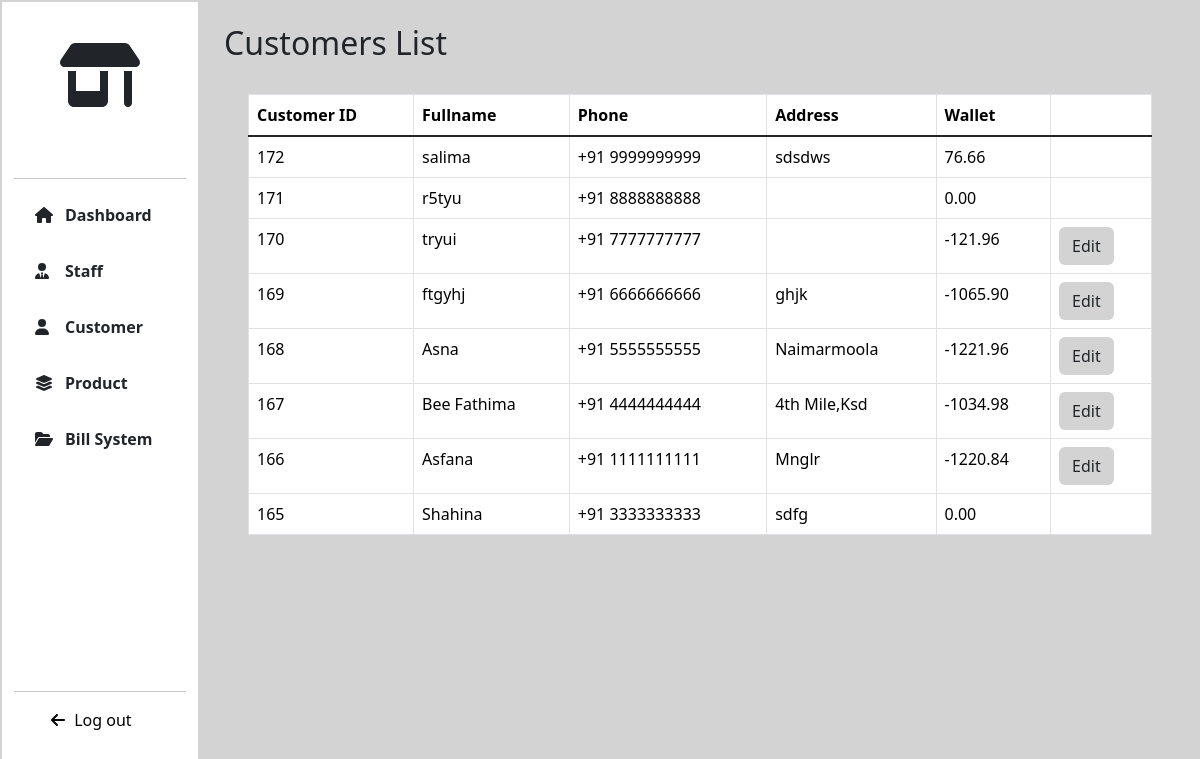
Screenshot of /CUSTOMER/ (signed in) with the database file from the repository.
### CUSTOMER/models.py (models this page shows, shortened)
class Customer(models.Model):
    fullname=models.CharField(max_length=255)
    phone=models.IntegerField(unique=True)
    address=models.TextField()
    wallet=models.DecimalField(max_digits=10,decimal_places=2,default=0.00)
    credit_limit = models.DecimalField(max_digits=10, decimal_places=2, default=Decimal('1000.00'))

### CUSTOMER/views.py (the view)
# urls.py: path('',views.customers,name="customers"),
@login_required
def customers(request):
    customers=Customer.objects.all().order_by('-id')
    return render(request,"customers.html",locals())

### Templates/customers.html (shortened to what this page needs)
{% extends 'extends.html' %}
{% load static %}
{% block link %}
<link rel="stylesheet" href="{% static '/CSS/product.css' %}">
{% endblock %}
{% block content %}
<div class="col-lg-10 col-md-9 col-sm-9 page-col p-4">
   <h2>Customers List</h2>
   {% if customers %}
    <div class="table-div p-4">
        <div class="table-responsive" >
        <table class="table table-hover table-bordered">
            <thead>
                <tr>
                    <th scope="col">Customer ID</th>
                    <th scope="col">Fullname</th>
                    <th scope="col">Phone</th>
                    <th scope="col">Address</th>
                    <th scope="col">Wallet</th>
                    <th scope="col"></th>
                </tr>
                </thead>
                <tbody class="table-group-divider">
                {% for customer in customers %}
                    <tr>
                        <td class="text-nowrap">{{ customer.id }}</td>
                        <td class="text-nowrap">{{ customer.fullname }}</td>
                        <td class="text-nowrap">+91 {{ customer.phone }}</td>
                        <td class="text-nowrap">{{ customer.address }}</td>
                        <td class="text-nowrap">{{ customer.wallet }}</td>
                        <td class="text-nowrap">{% if customer.wallet < 0%}<a href="{% url 'edit_wallet' customer.id %}" class="btn btn-product">Edit</a> {% endif %}</td>
                    </tr>
                {% endfor %}
                </tbody>
        </table>
        </div>
    </div>
   {% else %}
    <div class="else">
            <div class="p-4 text-center text-box">
            <h4>No Customer found!</h4>
            </div>
    </div>
   {% endif %}
</div>
{% endblock %}

### static/CSS/index.css (style rules this page uses)
body { margin: 0px; padding: 0px; box-sizing: border-box; }

### static/CSS/dashboard.css (style rules this page uses)
.table-responsive { width: 100%; overflow-x: auto; }
.page-col { background-color: lightgray; margin-left: auto; }
.table-div { padding: 4rem 1rem; }

### static/CSS/product.css (style rules this page uses)
.table-div { padding-top:0px; }
.btn-product { background-color:lightgray !important; }
.table-responsive { width: 100%; overflow-x: auto; }

### rows the page displays
Customer: id "172", fullname "salima", phone "9999999999", address "sdsdws", wallet "76.66"
Customer: id "171", fullname "r5tyu", phone "8888888888", wallet "0.00"
Customer: id "170", fullname "tryui", phone "7777777777", wallet "-121.96", shows "Edit"
Customer: id "169", fullname "ftgyhj", phone "6666666666", address "ghjk", wallet "-1065.90", shows "Edit"
Customer: id "168", fullname "Asna", phone "5555555555", address "Naimarmoola", wallet "-1221.96", shows "Edit"
Customer: id "167", fullname "Bee Fathima", phone "4444444444", address "4th Mile,Ksd", wallet "-1034.98", shows "Edit"
Customer: id "166", fullname "Asfana", phone "1111111111", address "Mnglr", wallet "-1220.84", shows "Edit"
Customer: id "165", fullname "Shahina", phone "3333333333", address "sdfg", wallet "0.00"
